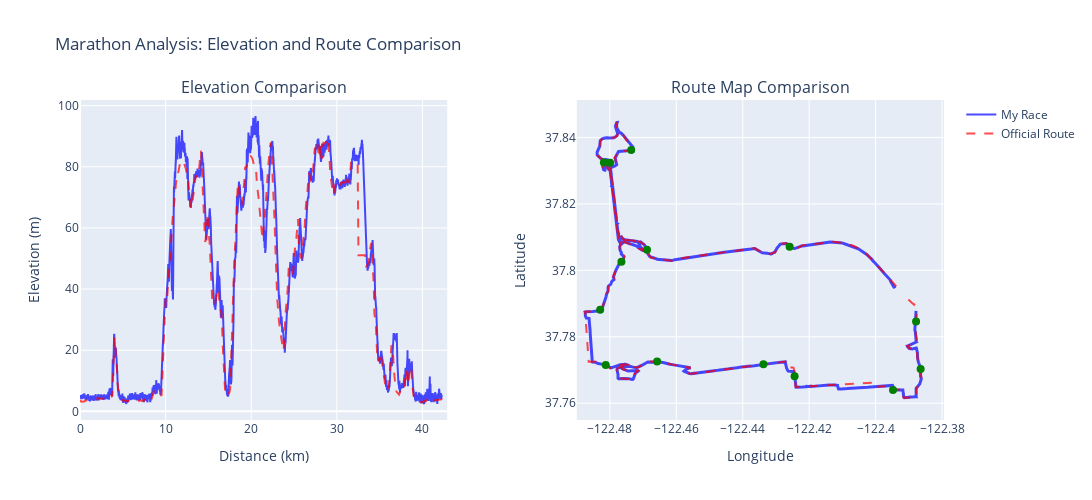

Source (notebook cell):
### Code cell
# Create plots to compare my race to official route
fig = make_subplots(
    rows=1, cols=2,
    subplot_titles=('Elevation Comparison', 'Route Map Comparison'),
    horizontal_spacing=0.15,
    specs=[[{"secondary_y": False}, {"secondary_y": False}]]
)

# First subplot: Elevation comparison (left)
fig.add_trace(
    go.Scatter(
        x=tcx_df['distance_km'],
        y=tcx_df['elevation'],
        mode='lines',
        name='My Race',
        line=dict(color='blue', width=2),
        opacity=0.7,
        hovertemplate='Distance: %{x:.2f} km<br>My Elevation: %{y:.1f} m<extra></extra>'
    ),
    row=1, col=1
)

fig.add_trace(
    go.Scatter(
        x=official_route_df['cumulative_distance_km'],
        y=official_route_df['elevation'],
        mode='lines',
        name='Official Route',
        line=dict(color='red', width=2, dash='dash'),
        opacity=0.7,
        hovertemplate='Distance: %{x:.2f} km<br>Official Elevation: %{y:.1f} m<extra></extra>'
    ),
    row=1, col=1
)

# Second subplot: Route map (right)
fig.add_trace(
    go.Scatter(
        x=tcx_df['longitude'],
        y=tcx_df['latitude'],
        mode='lines',
        name='My Race Route',
        line=dict(color='blue', width=3),
        opacity=0.7,
        hovertemplate='Lat: %{y:.5f}<br>Lon: %{x:.5f}<br>My Route<extra></extra>',
        showlegend=False
    ),
    row=1, col=2
)

fig.add_trace(
    go.Scatter(
        x=official_route_df['longitude'],
        y=official_route_df['latitude'],
        mode='lines',
        name='Official Route',
        line=dict(color='red', width=2, dash='dash'),
        opacity=0.7,
        hovertemplate='Lat: %{y:.5f}<br>Lon: %{x:.5f}<br>Official Route<extra></extra>',
        showlegend=False
    ),
    row=1, col=2
)

# Add aid stations to map (right)
fig.add_trace(
    go.Scatter(
        x=aid_stations_df['longitude'],
        y=aid_stations_df['latitude'],
        mode='markers',
        name='Aid Stations',
        marker=dict(color='green', size=8, symbol='circle'),
        hovertemplate='%{text}<br>Lat: %{y:.5f}<br>Lon: %{x:.5f}<extra></extra>',
        text=aid_stations_df['name'] if 'name' in aid_stations_df.columns else 'Aid Station',
        showlegend=False
    ),
    row=1, col=2
)

# Update layout and axis labels
fig.update_layout(
    title_text='Marathon Analysis: Elevation and Route Comparison',
    height=500,
    width=1200,
    showlegend=True
)
fig.update_xaxes(title_text="Distance (km)", row=1, col=1)
fig.update_xaxes(title_text="Longitude", row=1, col=2)
fig.update_yaxes(title_text="Elevation (m)", row=1, col=1)
fig.update_yaxes(title_text="Latitude", row=1, col=2, scaleanchor="x2", scaleratio=1)

fig.show()

### Figure 1 — Plotly figure (JSON) as saved in the notebook; plotly's stock layout.template omitted (floating-point values rounded to 4 significant figures; data arrays with more than 128 entries replaced by an {"elided": "..."} marker saying what was removed)
{"data": [{"hovertemplate": "Distance: %{x:.2f} km<br>My Elevation: %{y:.1f} m<extra></extra>", "line": {"color": "blue", "width": 2}, "mode": "lines", "name": "My Race", "opacity": 0.7, "type": "scatter", "x": {"elided": "21287 float values"}, "xaxis": "x", "y": {"elided": "21287 float values"}, "yaxis": "y"}, {"hovertemplate": "Distance: %{x:.2f} km<br>Official Elevation: %{y:.1f} m<extra></extra>", "line": {"color": "red", "dash": "dash", "width": 2}, "mode": "lines", "name": "Official Route", "opacity": 0.7, "type": "scatter", "x": {"elided": "924 float values"}, "xaxis": "x", "y": {"elided": "924 float values"}, "yaxis": "y"}, {"hovertemplate": "Lat: %{y:.5f}<br>Lon: %{x:.5f}<br>My Route<extra></extra>", "line": {"color": "blue", "width": 3}, "mode": "lines", "name": "My Race Route", "opacity": 0.7, "showlegend": false, "type": "scatter", "x": {"elided": "21287 float values"}, "xaxis": "x2", "y": {"elided": "21287 float values"}, "yaxis": "y2"}, {"hovertemplate": "Lat: %{y:.5f}<br>Lon: %{x:.5f}<br>Official Route<extra></extra>", "line": {"color": "red", "dash": "dash", "width": 2}, "mode": "lines", "name": "Official Route", "opacity": 0.7, "showlegend": false, "type": "scatter", "x": {"elided": "924 float values"}, "xaxis": "x2", "y": {"elided": "924 float values"}, "yaxis": "y2"}, {"hovertemplate": "%{text}<br>Lat: %{y:.5f}<br>Lon: %{x:.5f}<extra></extra>", "marker": {"color": "green", "size": 8, "symbol": "circle"}, "mode": "markers", "name": "Aid Stations", "showlegend": false, "text": ["Water Stop/Aid Station", "Water Stop/Aid Station", "Water Stop/Aid Station", "Water Stop/Aid Station", "Water Stop/Aid Station", "Water Stop/Aid Station", "Water Stop/Aid Station", "Water Stop/Aid Station", "Water Stop/Aid Station", "Aid Station with Chargel", "Water Stop/Aid Station", "Water Stop/Aid Station", "Water Stop/Aid Station", "Water Stop/Aid Station"], "type": "scatter", "x": [-122.4, -122.5, -122.5, -122.5, -122.5, -122.5, -122.5, -122.5, -122.5, -122.4, -122.4, -122.4, -122.4, -122.4], "xaxis": "x2", "y": [37.81, 37.81, 37.83, 37.84, 37.83, 37.8, 37.79, 37.77, 37.77, 37.77, 37.77, 37.76, 37.77, 37.78], "yaxis": "y2"}], "layout": {"annotations": [{"font": {"size": 16}, "showarrow": false, "text": "Elevation Comparison", "x": 0.2125, "xanchor": "center", "xref": "paper", "y": 1, "yanchor": "bottom", "yref": "paper"}, {"font": {"size": 16}, "showarrow": false, "text": "Route Map Comparison", "x": 0.7875, "xanchor": "center", "xref": "paper", "y": 1, "yanchor": "bottom", "yref": "paper"}], "height": 500, "showlegend": true, "title": {"text": "Marathon Analysis: Elevation and Route Comparison"}, "width": 1200, "xaxis": {"anchor": "y", "domain": [0, 0.425], "title": {"text": "Distance (km)"}}, "xaxis2": {"anchor": "y2", "domain": [0.575, 1], "title": {"text": "Longitude"}}, "yaxis": {"anchor": "x", "domain": [0, 1], "title": {"text": "Elevation (m)"}}, "yaxis2": {"anchor": "x2", "domain": [0, 1], "scaleanchor": "x2", "scaleratio": 1, "title": {"text": "Latitude"}}}}
